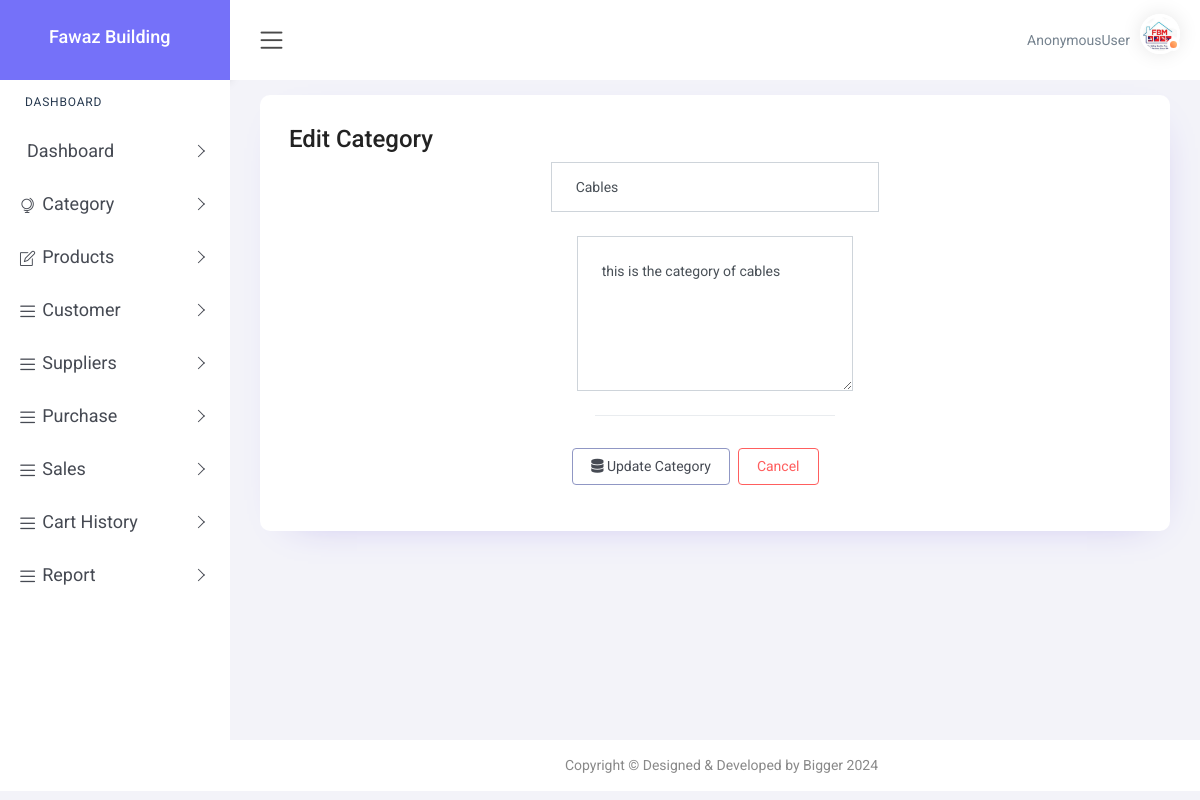
/edit_category/2/, run on the app's committed database.
### app/models.py (models this page shows, shortened)
class Category(models.Model):
    category_name = models.CharField(max_length=100)
    category_description = models.TextField(blank=True, null=True)
    created_at = models.DateTimeField(auto_now_add=True)

### app/views.py (the view, shortened to what this page needs)
# urls.py: path('edit_category/<int:pk>/', views.edit_category, name='edit_category'),
def edit_category(request, pk):
    category = Category.objects.get(pk=pk)
    return render(request, 'edit_category.html', {'category': category})

### templates/edit_category.html (shortened to what this page needs)
{% load static %}
<!DOCTYPE html>
<html lang="en">
<head>
    <link href="{% static 'plugins1/pg-calendar/css/pignose.calendar.min.css' %}" rel="stylesheet">
    <link rel="stylesheet" href="{% static 'plugins1/chartist/css/chartist.min.css' %}">
    <link rel="stylesheet" href="{% static 'plugins1/chartist-plugin-tooltips/css/chartist-plugin-tooltip.css' %}">
    <link href="{% static 'plugins1/tables/css/datatable/dataTables.bootstrap4.min.css' %}" rel="stylesheet">
    <link href="{% static 'css1/style.css' %}" rel="stylesheet">
    <link rel="stylesheet" href="https://cdnjs.cloudflare.com/ajax/libs/font-awesome/6.6.0/css/all.min.css" />
</head>
<body>
    <div id="main-wrapper">
        <div class="nav-header">
            <div class="brand-logo">
                <a href="index-2.html">
                    <b><h4 style="color: white; margin-left: 20px;">Fawaz Building </h4> </b>
                </a>
            </div>
        </div>
        <div class="header">
            <div class="header-content clearfix">
                <div class="nav-control">
                    <div class="hamburger">
                        <span class="toggle-icon"><i class="icon-menu"></i></span>
                    </div>
                </div>
                <div class="header-right">
                    <ul class="clearfix">
                        <li class="icons dropdown">
                            <span class="username" style="margin-right: 10px;" >{{user}}</span>
                            <div class="user-img c-pointer position-relative"   data-toggle="dropdown">
                                <span class="activity active"></span>
                                <img src="{% static 'images/fawaz.jpeg' %}" height="40" width="40" alt="">
                            </div>
                        </li>
                    </ul>
                </div>
            </div>
        </div>
        <div class="nk-sidebar">
            <div class="nk-nav-scroll">
                <ul class="metismenu" id="menu" style="font-size: 18px;">
                    <li class="nav-label">Dashboard</li>
                    <li>
                        <a class="has-arrow" href="javascript:void(0);" onclick="toggleDropdown(this)" aria-expanded="false">
                            <span class="nav-text">Dashboard</span>
                        </a>
                    </li>
                    <li class="mega-menu mega-menu-sm">
                        <a class="has-arrow" href="javascript:void(0);" onclick="toggleDropdown(this)" aria-expanded="false">
                            <i class="icon-globe-alt menu-icon"></i><span class="nav-text">Category</span>
                        </a>
                    </li>
                    <li>
                        <a class="has-arrow" href="javascript:void(0);" onclick="toggleDropdown(this)" aria-expanded="false">
                            <i class="icon-note menu-icon"></i><span class="nav-text">Products</span>
                        </a>
                    </li>
                    <li>
                        <a class="has-arrow" href="javascript:void(0);" onclick="toggleDropdown(this)" aria-expanded="false">
                            <i class="icon-menu menu-icon"></i><span class="nav-text">Customer</span>
                        </a>
                    </li>
                    <li>
                        <a class="has-arrow" href="javascript:void(0);" onclick="toggleDropdown(this)" aria-expanded="false">
                            <i class="icon-menu menu-icon"></i><span class="nav-text">Suppliers</span>
                        </a>
                    </li>
                    <li>
                        <a class="has-arrow" href="javascript:void(0);" onclick="toggleDropdown(this)" aria-expanded="false">
                            <i class="icon-menu menu-icon"></i><span class="nav-text">Purchase</span>
                        </a>
                    </li>
                    <li>
                        <a class="has-arrow" href="javascript:void(0);" onclick="toggleDropdown(this)" aria-expanded="false">
                            <i class="icon-menu menu-icon"></i><span class="nav-text">Sales</span>
                        </a>
                    </li>
                    <li>
                        <a class="has-arrow" href="javascript:void(0);" onclick="toggleDropdown(this)" aria-expanded="false">
                            <i class="icon-menu menu-icon"></i><span class="nav-text">Cart History</span>
                        </a>
                    </li>
                    <li>
                        <a class="has-arrow" href="javascript:void(0);" onclick="toggleDropdown(this)" aria-expanded="false">
                            <i class="icon-menu menu-icon"></i><span class="nav-text">Report</span>
                        </a>
                    </li>
                </ul>
            </div>
        </div>
        <div class="content-body">
            <div class="container-fluid">
                <div class="row">
                    <div class="col-12">
                        <div class="card">
                            <div class="card-body">
                                <h3>Edit Category</h3>
                                <div class="container">
                                    <div class="row">
                                        <div class="col-md-8 offset-md-2">
                                            <form method="post" enctype="multipart/form-data">
                                                <div class="container">
                                                    <div class="row">
                                                        <div class="col-md-8 offset-md-2">
                                                            <input type="text" class="form-control shadow-none p-4"
                                                                   name="category_name"
                                                                   placeholder="Enter Category"
                                                                   value="{{ category.category_name }}"
                                                                   required>
                                                        </div>
                                                    </div>
                                                    <div class="row m-4">
                                                        <div class="col-md-8 offset-md-2">
                                                            <textarea class="form-control shadow-none p-4 w-100"
                                                                      name="category_description"
                                                                      placeholder="Description"
                                                                      rows="5"
                                                                      cols="20">{{ category.category_description }}</textarea>
                                                        </div>
                                                    </div>
                                                    <div class="row">
                                                        <div class="col-md-6 offset-md-3">
                                                            <div class="modal-footer w-100">
                                                                <button type="submit" class="btn btn-outline-secondary mt-3 w-100">
                                                                    <i class="fas fa-database"></i> Update Category
                                                                </button>
                                                                <a class="btn btn-outline-danger mt-3" href="{% url 'category' %}">Cancel</a>
                                                            </div>
                                                        </div>
                                                    </div>
                                                </div>
                                            </form>
                                        </div>
                                    </div>
                                </div>
                            </div>
                        </div>
                    </div>
                </div>
            </div>
        </div>
        <div class="footer">
            <div class="copyright">
                <p>Copyright &copy; Designed & Developed by Bigger 2024</p>
            </div>
        </div>
    </div>
</body>
</html>

### data on the page
Category: category_name "Cables", category_description "this is the category of cables"

### other printed values
{{ user }} "AnonymousUser"
